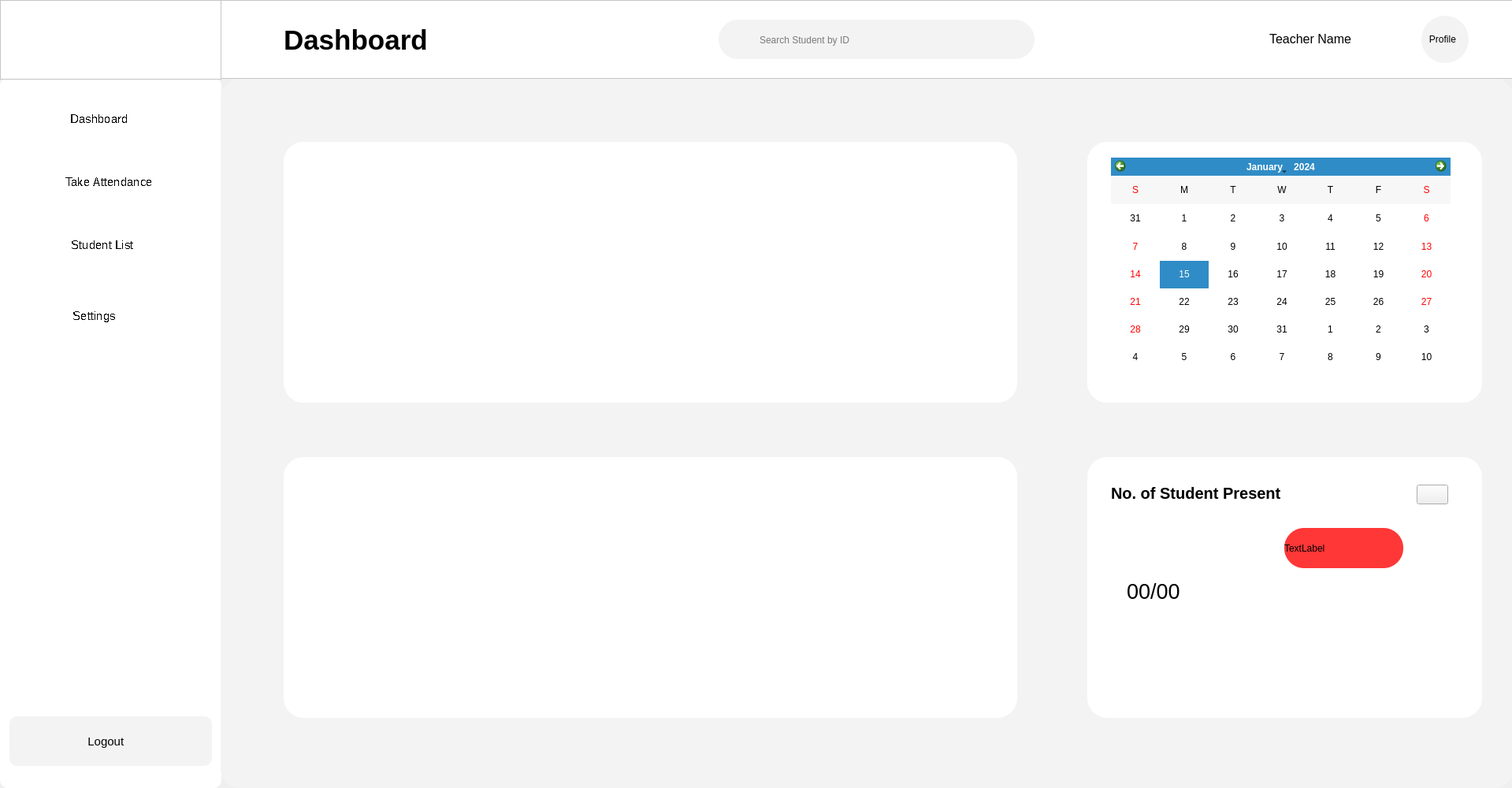
<?xml version="1.0" encoding="UTF-8"?>
<ui version="4.0">
 <class>index</class>
 <widget class="QMainWindow" name="index">
  <property name="enabled">
   <bool>true</bool>
  </property>
  <property name="geometry">
   <rect>
    <x>0</x>
    <y>0</y>
    <width>1919</width>
    <height>1000</height>
   </rect>
  </property>
  <property name="windowTitle">
   <string>MainWindow</string>
  </property>
  <property name="styleSheet">
   <string notr="true"/>
  </property>
  <widget class="QWidget" name="centralwidget">
   <widget class="QFrame" name="menu">
    <property name="geometry">
     <rect>
      <x>0</x>
      <y>99</y>
      <width>281</width>
      <height>901</height>
     </rect>
    </property>
    <property name="styleSheet">
     <string notr="true">QFrame{
border-radius: 10%;
background-color: rgb(255, 255, 255);
}
QPushButton{
	border-radius: 10%;
}
QPushButton:hover{
	background-color: #0075FF;
	color:rgb(255, 255, 255);
}</string>
    </property>
    <property name="frameShape">
     <enum>QFrame::StyledPanel</enum>
    </property>
    <property name="frameShadow">
     <enum>QFrame::Raised</enum>
    </property>
    <widget class="QPushButton" name="logout_btn">
     <property name="geometry">
      <rect>
       <x>12</x>
       <y>810</y>
       <width>257</width>
       <height>63</height>
      </rect>
     </property>
     <property name="font">
      <font>
       <pointsize>11</pointsize>
       <weight>50</weight>
       <bold>false</bold>
      </font>
     </property>
     <property name="cursor">
      <cursorShape>PointingHandCursor</cursorShape>
     </property>
     <property name="focusPolicy">
      <enum>Qt::WheelFocus</enum>
     </property>
     <property name="autoFillBackground">
      <bool>false</bool>
     </property>
     <property name="styleSheet">
      <string notr="true">QPushButton{
background-color: rgb(243, 243, 243);
border-radius: 10%;
}
QPushButton:hover{
background-color: red;
}</string>
     </property>
     <property name="text">
      <string> Logout    </string>
     </property>
     <property name="icon">
      <iconset>
       <normaloff>icons/logout.png</normaloff>icons/logout.png</iconset>
     </property>
     <property name="iconSize">
      <size>
       <width>20</width>
       <height>20</height>
      </size>
     </property>
     <property name="shortcut">
      <string/>
     </property>
     <property name="default">
      <bool>true</bool>
     </property>
     <property name="flat">
      <bool>true</bool>
     </property>
    </widget>
    <widget class="QFrame" name="btn1">
     <property name="geometry">
      <rect>
       <x>0</x>
       <y>10</y>
       <width>280</width>
       <height>80</height>
      </rect>
     </property>
     <property name="frameShape">
      <enum>QFrame::StyledPanel</enum>
     </property>
     <property name="frameShadow">
      <enum>QFrame::Raised</enum>
     </property>
     <widget class="QPushButton" name="dashboard_button">
      <property name="geometry">
       <rect>
        <x>10</x>
        <y>10</y>
        <width>257</width>
        <height>63</height>
       </rect>
      </property>
      <property name="font">
       <font>
        <pointsize>11</pointsize>
        <weight>50</weight>
        <bold>false</bold>
        <stylestrategy>NoAntialias</stylestrategy>
       </font>
      </property>
      <property name="cursor">
       <cursorShape>PointingHandCursor</cursorShape>
      </property>
      <property name="focusPolicy">
       <enum>Qt::WheelFocus</enum>
      </property>
      <property name="layoutDirection">
       <enum>Qt::LeftToRight</enum>
      </property>
      <property name="autoFillBackground">
       <bool>false</bool>
      </property>
      <property name="styleSheet">
       <string notr="true"/>
      </property>
      <property name="text">
       <string> Dashboard       </string>
      </property>
      <property name="icon">
       <iconset>
        <normaloff>icons/dashboard.png</normaloff>icons/dashboard.png</iconset>
      </property>
      <property name="iconSize">
       <size>
        <width>20</width>
        <height>20</height>
       </size>
      </property>
      <property name="shortcut">
       <string/>
      </property>
      <property name="checkable">
       <bool>false</bool>
      </property>
      <property name="default">
       <bool>true</bool>
      </property>
      <property name="flat">
       <bool>true</bool>
      </property>
     </widget>
    </widget>
    <widget class="QFrame" name="btn1_2">
     <property name="geometry">
      <rect>
       <x>0</x>
       <y>90</y>
       <width>280</width>
       <height>80</height>
      </rect>
     </property>
     <property name="frameShape">
      <enum>QFrame::StyledPanel</enum>
     </property>
     <property name="frameShadow">
      <enum>QFrame::Raised</enum>
     </property>
     <widget class="QPushButton" name="dashboard_button_2">
      <property name="geometry">
       <rect>
        <x>10</x>
        <y>10</y>
        <width>257</width>
        <height>63</height>
       </rect>
      </property>
      <property name="font">
       <font>
        <pointsize>11</pointsize>
        <weight>50</weight>
        <bold>false</bold>
        <stylestrategy>NoAntialias</stylestrategy>
       </font>
      </property>
      <property name="cursor">
       <cursorShape>PointingHandCursor</cursorShape>
      </property>
      <property name="focusPolicy">
       <enum>Qt::WheelFocus</enum>
      </property>
      <property name="layoutDirection">
       <enum>Qt::LeftToRight</enum>
      </property>
      <property name="autoFillBackground">
       <bool>false</bool>
      </property>
      <property name="styleSheet">
       <string notr="true"/>
      </property>
      <property name="text">
       <string>Take Attendance</string>
      </property>
      <property name="icon">
       <iconset>
        <normaloff>icons/mark.png</normaloff>icons/mark.png</iconset>
      </property>
      <property name="iconSize">
       <size>
        <width>20</width>
        <height>20</height>
       </size>
      </property>
      <property name="shortcut">
       <string/>
      </property>
      <property name="default">
       <bool>true</bool>
      </property>
      <property name="flat">
       <bool>true</bool>
      </property>
     </widget>
    </widget>
    <widget class="QFrame" name="btn1_3">
     <property name="geometry">
      <rect>
       <x>0</x>
       <y>170</y>
       <width>280</width>
       <height>80</height>
      </rect>
     </property>
     <property name="frameShape">
      <enum>QFrame::StyledPanel</enum>
     </property>
     <property name="frameShadow">
      <enum>QFrame::Raised</enum>
     </property>
     <widget class="QPushButton" name="dashboard_button_3">
      <property name="geometry">
       <rect>
        <x>10</x>
        <y>10</y>
        <width>257</width>
        <height>63</height>
       </rect>
      </property>
      <property name="font">
       <font>
        <pointsize>11</pointsize>
        <weight>50</weight>
        <bold>false</bold>
        <stylestrategy>NoAntialias</stylestrategy>
       </font>
      </property>
      <property name="cursor">
       <cursorShape>PointingHandCursor</cursorShape>
      </property>
      <property name="focusPolicy">
       <enum>Qt::WheelFocus</enum>
      </property>
      <property name="layoutDirection">
       <enum>Qt::LeftToRight</enum>
      </property>
      <property name="autoFillBackground">
       <bool>false</bool>
      </property>
      <property name="styleSheet">
       <string notr="true"/>
      </property>
      <property name="text">
       <string> Student List     </string>
      </property>
      <property name="icon">
       <iconset>
        <normaloff>icons/student.png</normaloff>icons/student.png</iconset>
      </property>
      <property name="iconSize">
       <size>
        <width>20</width>
        <height>20</height>
       </size>
      </property>
      <property name="shortcut">
       <string/>
      </property>
      <property name="default">
       <bool>true</bool>
      </property>
      <property name="flat">
       <bool>true</bool>
      </property>
     </widget>
    </widget>
    <widget class="QFrame" name="btn1_4">
     <property name="geometry">
      <rect>
       <x>0</x>
       <y>260</y>
       <width>280</width>
       <height>80</height>
      </rect>
     </property>
     <property name="frameShape">
      <enum>QFrame::StyledPanel</enum>
     </property>
     <property name="frameShadow">
      <enum>QFrame::Raised</enum>
     </property>
     <widget class="QPushButton" name="dashboard_button_4">
      <property name="geometry">
       <rect>
        <x>10</x>
        <y>10</y>
        <width>257</width>
        <height>63</height>
       </rect>
      </property>
      <property name="font">
       <font>
        <pointsize>11</pointsize>
        <weight>50</weight>
        <bold>false</bold>
        <stylestrategy>NoAntialias</stylestrategy>
       </font>
      </property>
      <property name="cursor">
       <cursorShape>PointingHandCursor</cursorShape>
      </property>
      <property name="focusPolicy">
       <enum>Qt::WheelFocus</enum>
      </property>
      <property name="layoutDirection">
       <enum>Qt::LeftToRight</enum>
      </property>
      <property name="autoFillBackground">
       <bool>false</bool>
      </property>
      <property name="styleSheet">
       <string notr="true"/>
      </property>
      <property name="text">
       <string> Settings          </string>
      </property>
      <property name="icon">
       <iconset>
        <normaloff>icons/settings.png</normaloff>icons/settings.png</iconset>
      </property>
      <property name="iconSize">
       <size>
        <width>20</width>
        <height>20</height>
       </size>
      </property>
      <property name="shortcut">
       <string/>
      </property>
      <property name="default">
       <bool>true</bool>
      </property>
      <property name="flat">
       <bool>true</bool>
      </property>
     </widget>
    </widget>
   </widget>
   <widget class="QFrame" name="logo">
    <property name="geometry">
     <rect>
      <x>0</x>
      <y>0</y>
      <width>281</width>
      <height>101</height>
     </rect>
    </property>
    <property name="styleSheet">
     <string notr="true">background-color: rgb(255, 255, 255);</string>
    </property>
    <property name="frameShape">
     <enum>QFrame::StyledPanel</enum>
    </property>
    <property name="frameShadow">
     <enum>QFrame::Raised</enum>
    </property>
    <widget class="QLabel" name="logo_img">
     <property name="geometry">
      <rect>
       <x>100</x>
       <y>10</y>
       <width>80</width>
       <height>80</height>
      </rect>
     </property>
     <property name="text">
      <string/>
     </property>
     <property name="pixmap">
      <pixmap>img/college_Logo.png</pixmap>
     </property>
     <property name="scaledContents">
      <bool>true</bool>
     </property>
    </widget>
   </widget>
   <widget class="QFrame" name="top_bar">
    <property name="geometry">
     <rect>
      <x>280</x>
      <y>0</y>
      <width>1640</width>
      <height>100</height>
     </rect>
    </property>
    <property name="styleSheet">
     <string notr="true">background-color: rgb(255, 255, 255);</string>
    </property>
    <property name="frameShape">
     <enum>QFrame::StyledPanel</enum>
    </property>
    <property name="frameShadow">
     <enum>QFrame::Raised</enum>
    </property>
    <widget class="QLabel" name="profile_img">
     <property name="geometry">
      <rect>
       <x>1524</x>
       <y>20</y>
       <width>60</width>
       <height>60</height>
      </rect>
     </property>
     <property name="styleSheet">
      <string notr="true">background-color: #f3f3f3;
border-radius: 30%;</string>
     </property>
     <property name="text">
      <string>   Profile</string>
     </property>
    </widget>
    <widget class="QFrame" name="search">
     <property name="geometry">
      <rect>
       <x>632</x>
       <y>25</y>
       <width>401</width>
       <height>50</height>
      </rect>
     </property>
     <property name="styleSheet">
      <string notr="true">background-color: #F3F3F3;
border-radius: 25%;</string>
     </property>
     <property name="frameShape">
      <enum>QFrame::StyledPanel</enum>
     </property>
     <property name="frameShadow">
      <enum>QFrame::Raised</enum>
     </property>
     <widget class="QLineEdit" name="search_bar">
      <property name="geometry">
       <rect>
        <x>50</x>
        <y>8</y>
        <width>341</width>
        <height>35</height>
       </rect>
      </property>
      <property name="font">
       <font>
        <pointsize>9</pointsize>
       </font>
      </property>
      <property name="placeholderText">
       <string>Search Student by ID</string>
      </property>
     </widget>
     <widget class="QLabel" name="label">
      <property name="geometry">
       <rect>
        <x>16</x>
        <y>13</y>
        <width>25</width>
        <height>25</height>
       </rect>
      </property>
      <property name="text">
       <string/>
      </property>
      <property name="pixmap">
       <pixmap>icons/search.png</pixmap>
      </property>
      <property name="scaledContents">
       <bool>true</bool>
      </property>
     </widget>
    </widget>
    <widget class="QLabel" name="title">
     <property name="geometry">
      <rect>
       <x>80</x>
       <y>30</y>
       <width>431</width>
       <height>41</height>
      </rect>
     </property>
     <property name="font">
      <font>
       <family>MS UI Gothic</family>
       <pointsize>26</pointsize>
       <weight>75</weight>
       <bold>true</bold>
       <underline>false</underline>
       <strikeout>false</strikeout>
       <kerning>true</kerning>
      </font>
     </property>
     <property name="text">
      <string>Dashboard</string>
     </property>
    </widget>
    <widget class="QLabel" name="label_2">
     <property name="geometry">
      <rect>
       <x>1331</x>
       <y>34</y>
       <width>181</width>
       <height>31</height>
      </rect>
     </property>
     <property name="font">
      <font>
       <pointsize>12</pointsize>
      </font>
     </property>
     <property name="text">
      <string>Teacher Name</string>
     </property>
    </widget>
   </widget>
   <widget class="QFrame" name="main">
    <property name="geometry">
     <rect>
      <x>280</x>
      <y>100</y>
      <width>1641</width>
      <height>900</height>
     </rect>
    </property>
    <property name="styleSheet">
     <string notr="true">QFrame{background-color: #ffffff;border-radius: 25%;color:black;}
QFrame#main{background-color: rgb(243, 243, 243);}</string>
    </property>
    <property name="frameShape">
     <enum>QFrame::StyledPanel</enum>
    </property>
    <property name="frameShadow">
     <enum>QFrame::Raised</enum>
    </property>
    <widget class="QFrame" name="frame">
     <property name="geometry">
      <rect>
       <x>80</x>
       <y>80</y>
       <width>931</width>
       <height>331</height>
      </rect>
     </property>
     <property name="styleSheet">
      <string notr="true"/>
     </property>
     <property name="frameShape">
      <enum>QFrame::StyledPanel</enum>
     </property>
     <property name="frameShadow">
      <enum>QFrame::Raised</enum>
     </property>
    </widget>
    <widget class="QFrame" name="frame_2">
     <property name="geometry">
      <rect>
       <x>1100</x>
       <y>80</y>
       <width>501</width>
       <height>331</height>
      </rect>
     </property>
     <property name="autoFillBackground">
      <bool>false</bool>
     </property>
     <property name="styleSheet">
      <string notr="true"/>
     </property>
     <property name="frameShape">
      <enum>QFrame::StyledPanel</enum>
     </property>
     <property name="frameShadow">
      <enum>QFrame::Raised</enum>
     </property>
     <widget class="QCalendarWidget" name="Calendar">
      <property name="geometry">
       <rect>
        <x>30</x>
        <y>20</y>
        <width>431</width>
        <height>271</height>
       </rect>
      </property>
      <property name="font">
       <font>
        <pointsize>9</pointsize>
        <kerning>true</kerning>
       </font>
      </property>
      <property name="autoFillBackground">
       <bool>true</bool>
      </property>
      <property name="firstDayOfWeek">
       <enum>Qt::Sunday</enum>
      </property>
      <property name="gridVisible">
       <bool>false</bool>
      </property>
      <property name="selectionMode">
       <enum>QCalendarWidget::SingleSelection</enum>
      </property>
      <property name="horizontalHeaderFormat">
       <enum>QCalendarWidget::SingleLetterDayNames</enum>
      </property>
      <property name="verticalHeaderFormat">
       <enum>QCalendarWidget::NoVerticalHeader</enum>
      </property>
      <property name="navigationBarVisible">
       <bool>true</bool>
      </property>
      <property name="dateEditEnabled">
       <bool>true</bool>
      </property>
     </widget>
    </widget>
    <widget class="QFrame" name="frame_3">
     <property name="geometry">
      <rect>
       <x>80</x>
       <y>480</y>
       <width>931</width>
       <height>331</height>
      </rect>
     </property>
     <property name="styleSheet">
      <string notr="true"/>
     </property>
     <property name="frameShape">
      <enum>QFrame::StyledPanel</enum>
     </property>
     <property name="frameShadow">
      <enum>QFrame::Raised</enum>
     </property>
    </widget>
    <widget class="QFrame" name="frame_4">
     <property name="geometry">
      <rect>
       <x>1100</x>
       <y>480</y>
       <width>501</width>
       <height>331</height>
      </rect>
     </property>
     <property name="styleSheet">
      <string notr="true"/>
     </property>
     <property name="frameShape">
      <enum>QFrame::StyledPanel</enum>
     </property>
     <property name="frameShadow">
      <enum>QFrame::Raised</enum>
     </property>
     <widget class="QLabel" name="label_3">
      <property name="geometry">
       <rect>
        <x>30</x>
        <y>30</y>
        <width>281</width>
        <height>31</height>
       </rect>
      </property>
      <property name="font">
       <font>
        <family>MS Sans Serif</family>
        <pointsize>15</pointsize>
        <weight>75</weight>
        <bold>true</bold>
        <underline>false</underline>
       </font>
      </property>
      <property name="text">
       <string>No. of Student Present </string>
      </property>
     </widget>
     <widget class="QPushButton" name="pushButton">
      <property name="geometry">
       <rect>
        <x>418</x>
        <y>35</y>
        <width>40</width>
        <height>25</height>
       </rect>
      </property>
      <property name="text">
       <string/>
      </property>
      <property name="icon">
       <iconset>
        <normaloff>icons/right-arrow.png</normaloff>icons/right-arrow.png</iconset>
      </property>
      <property name="shortcut">
       <string/>
      </property>
     </widget>
     <widget class="QLabel" name="label_4">
      <property name="geometry">
       <rect>
        <x>50</x>
        <y>110</y>
        <width>121</width>
        <height>121</height>
       </rect>
      </property>
      <property name="font">
       <font>
        <pointsize>20</pointsize>
       </font>
      </property>
      <property name="text">
       <string>00/00</string>
      </property>
     </widget>
     <widget class="QLabel" name="label_5">
      <property name="geometry">
       <rect>
        <x>250</x>
        <y>90</y>
        <width>151</width>
        <height>51</height>
       </rect>
      </property>
      <property name="styleSheet">
       <string notr="true">QFrame{
background-color: rgb(255, 55, 55);
border-radius: 25%;
color:black;
-webkit-box-shadow: rgba(136, 165, 191, 0.48) 6px 2px 16px 0px, rgba(255, 255, 255, 0.8) -6px -2px 16px 0px;
}</string>
      </property>
      <property name="text">
       <string>TextLabel</string>
      </property>
     </widget>
    </widget>
   </widget>
  </widget>
 </widget>
 <resources/>
 <connections/>
</ui>
